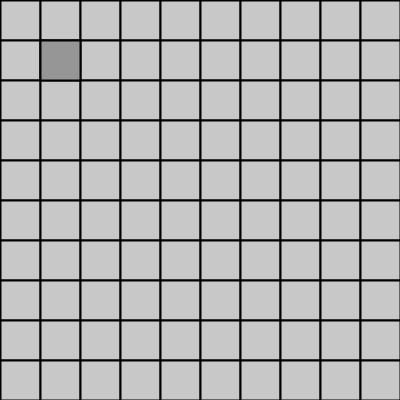
Frame 1 (no input)
Frame 60 (the mouse pressed at the canvas centre just before this capture): identical to frame 1, image omitted
Frame 120 (the mouse held since frame 60 and released just before this capture): identical to frame 1, image omitted

The Processing sketch that drew this single still picture (run headless with seeded random() and noise(); from frame 60 on, the mouse is pressed at the canvas centre):

// Processing sketch: Sokoban_v1_2
// ── Sokoban_v1_2.pde
// declare a 2d array to hold Tile datatypes
Tile[][] board; 
Player player1;

// initialise global variables for the number of columns and rows required for the board
//int tilesOnBoard = 10;                             
int cols = 10;
int rows = 10;

// initialise global variables for tile width, height and tile colour
float tileW = 40;                             
float tileH = 40;

// declare varibales for board colour
int tileFiller = 200;
//int currentFiller = 0;

//float xPos;                                     
//float yPos;                                  

void setup() {

   size(400,400);
  // background(255);
  // initialise the array to hold Tile objects - number of columns and rows on the board
  board = new Tile[cols][rows];                  
  player1 = new Player(40, 40, 40, 40, 150); 
    
// nested for loop used to store number of columns and rows in the arrays 
// conditional statement to start first loop with white tile
    for (int i=0; i < cols; i ++) {
       for (int j=0; j < rows; j ++){
           
// initialise each Tile object using the number of columns and rows stored in the array's  
    board[i][j] = new Tile(i*40,j*40,tileW,tileH,tileFiller);   
       }                                         
  
    }
  }


void draw () {

  background(255);

  for (int i = 0; i < cols; i ++) {
    for (int j = 0; j < rows; j ++)
    board[i][j].displayTile();
    }
    
    player1.displayTile();
    player1.checkBoundaries();  
   // player1.movePlayer();
}
 
void keyPressed() {
  if (key == CODED) {
    if (keyCode == UP) {
      player1.yPosition -= player1.getHeight();
      println("UP key pressed");
    } else if (keyCode == DOWN) {
      player1.yPosition += player1.getHeight();
       println("DOWN key pressed");
    } else if (keyCode == LEFT) {
      player1.xPosition -= player1.getWidth();
       println("LEFT key pressed");
    } else if (keyCode == RIGHT) {
      player1.xPosition += player1.getWidth();
       println("RIGHT key pressed");
    }  
  } 
}
      
// ── Player.pde

class Player extends Tile {
  
  Player(float xPosition, float yPosition, float tileWidth, float tileHeight, color tileColour){
    
    super(xPosition, yPosition, tileWidth, tileHeight, tileColour);
     strokeWeight(3);
   //  boolean buttonIsPressed = false;
   //  boolean buttonIsReleased = true;
   }
  
   void checkBoundaries(){
     if (xPosition > width-tileWidth) {
      xPosition = width-tileWidth;
   }
   
    if (xPosition < tileWidth) {
      xPosition *=0;
   }
   
    if(yPosition > height-tileHeight) {
      yPosition = height-tileHeight;
      }
      
    if(yPosition < tileHeight) {
      yPosition *=0;
      }
    }
  
   
  
 /* 
 void movePlayer() {
  if (keyPressed == true && key == CODED){   // If it's a coded key
  if (keyCode == UP) {
     yPosition -= 40;
     println("UP key pressed");}
   
  if (keyCode == DOWN) {
    yPosition += 40;
     println("DOWN key pressed");}
    
  if (keyCode == LEFT) {
     xPosition -= 40;
     println("UP key pressed");} 
    
  else if (keyCode == RIGHT) {
     xPosition += 40;
     println("RIGHT key pressed");}
          }  
         }
    }       
*/

}
  
 


     
// ── Tile.pde
class Tile {                

  float xPosition;          // declare variable for x position of rectangle
  float yPosition;          // declare variable for y position of rectangle

  float tileWidth;          // declare variable for tile width
  float tileHeight;         // declare variable for tile height

  color tileColour;         // declare tileColour variable 


  Tile(float initialXPos, float initialYPos, float initialWidth, float initialHeight, color initialTileColour) {     // class constructor and arguments for creating the 
                                                                                                                     // tile object as local variables

    xPosition = initialXPos;
    yPosition = initialYPos;

    tileWidth = initialWidth;
    tileHeight = initialHeight;

    tileColour = initialTileColour;
  }

  void displayTile() {      // create tile object (position, height/width, color etc) 
    
    //rectMode(CENTER);
    strokeWeight(2);
    stroke(0);
    
    fill(tileColour);
    rect(xPosition, yPosition, tileWidth, tileHeight);
  }


     float getxPosition() {  
      return xPosition;
     }
    
    float getyPosition() {  
      return yPosition;
     }

    float getWidth() {  
      return tileWidth;
     }
     
    float getHeight() {  
      return tileHeight;
     }
  }
